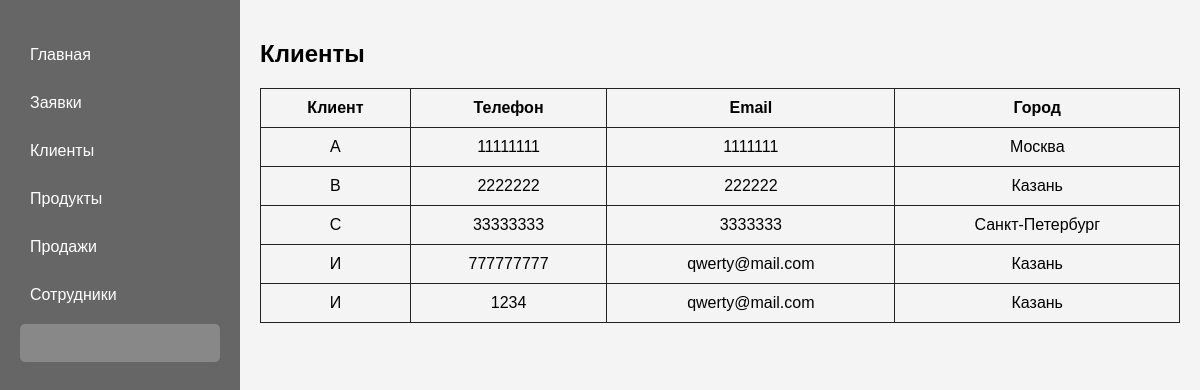
The app's page /clients with its own data.
### crmDjango/models.py (models this page shows)
class Client(models.Model):
    name = models.CharField(blank=True, max_length=20)
    tel = models.CharField(blank=True, max_length=11)
    email = models.CharField(blank=True, max_length=30)
    city = models.CharField(blank=True, max_length=15)

### crmDjango/views.py (the view)
# urls.py: path("clients", views.clientsView, name="clients"),
def clientsView(request):
    clients = Client.objects.all()
    context = {"clients": clients}
    return render(request, "clients.html", context)

### templates/clients.html (shortened to what this page needs)
<!DOCTYPE html>
{% load static %}
<html lang="ru">
<head>
    <link rel="stylesheet" href="{% static "css/styles.css" %}">
</head>
<body>
    <div class="container">
        <div class="sidebar">
            <ul>
                <li><a href="/">Главная</a></li>
                <li><a href="applications">Заявки</a></li>
                <li><a href="clients">Клиенты</a></li>
                <li><a href="products">Продукты</a></li>
                <li><a href="sales">Продажи</a></li>
                <li><a href="workers">Сотрудники</a></li>
                <li class="inactive"><a href="#" class="disabled">Отчеты</a>
                </li>
            </ul>
        </div>
        <div class="main-content">
            <h2>Клиенты</h2>
            <table class="crm-table">
                <thead>
                    <tr>
                        <th>Клиент</th>
                        <th>Телефон</th>
                        <th>Email</th>
                        <th>Город</th>
                    </tr>
                </thead>
                <tbody>
                    {% for client in clients %}
                        <tr>
                            <td class="centered">{{ client.name }}</td>
                            <td class="centered">{{ client.tel }}</td>
                            <td class="centered">{{ client.email }}</td>
                            <td class="centered">{{ client.city }}</td>
                        </tr>
                    {% endfor %}
                </tbody>
            </table>
        </div>
    </div>
</body>
</html>

### static/css/styles.css (style rules this page uses)
body { margin: 0; font-family: sans-serif; background-color: #f4f4f4; }
.container { display: flex; min-height: 100vh; }
.sidebar { width: 200px; background-color: #666; color: #fff; padding: 20px; }
.sidebar ul { list-style: none; padding: 0; }
.sidebar li { margin-bottom: 10px; position: relative; }
.sidebar a { color: #fff; text-decoration: none; display: block; padding: 10px; border-radius: 5px; }
.sidebar li.inactive a { background-color: #888; cursor: default; color: #888; }
.main-content { flex-grow: 1; padding: 20px; }
.crm-table { width: 100%; border-collapse: collapse; }
.crm-table th, .crm-table td { padding: 10px; border: 1px solid #222; text-align: center; }
.centered { text-align: center; }
.disabled { color: #888; cursor: default; text-decoration: none; }

### records on screen
Client: name "A", tel "11111111", email "1111111", city "Москва"
Client: name "B", tel "2222222", email "222222", city "Казань"
Client: name "C", tel "33333333", email "3333333", city "Санкт-Петербург"
Client: name "И", tel "777777777", email "qwerty@mail.com", city "Казань"
Client: name "И", tel "1234", email "qwerty@mail.com", city "Казань"
